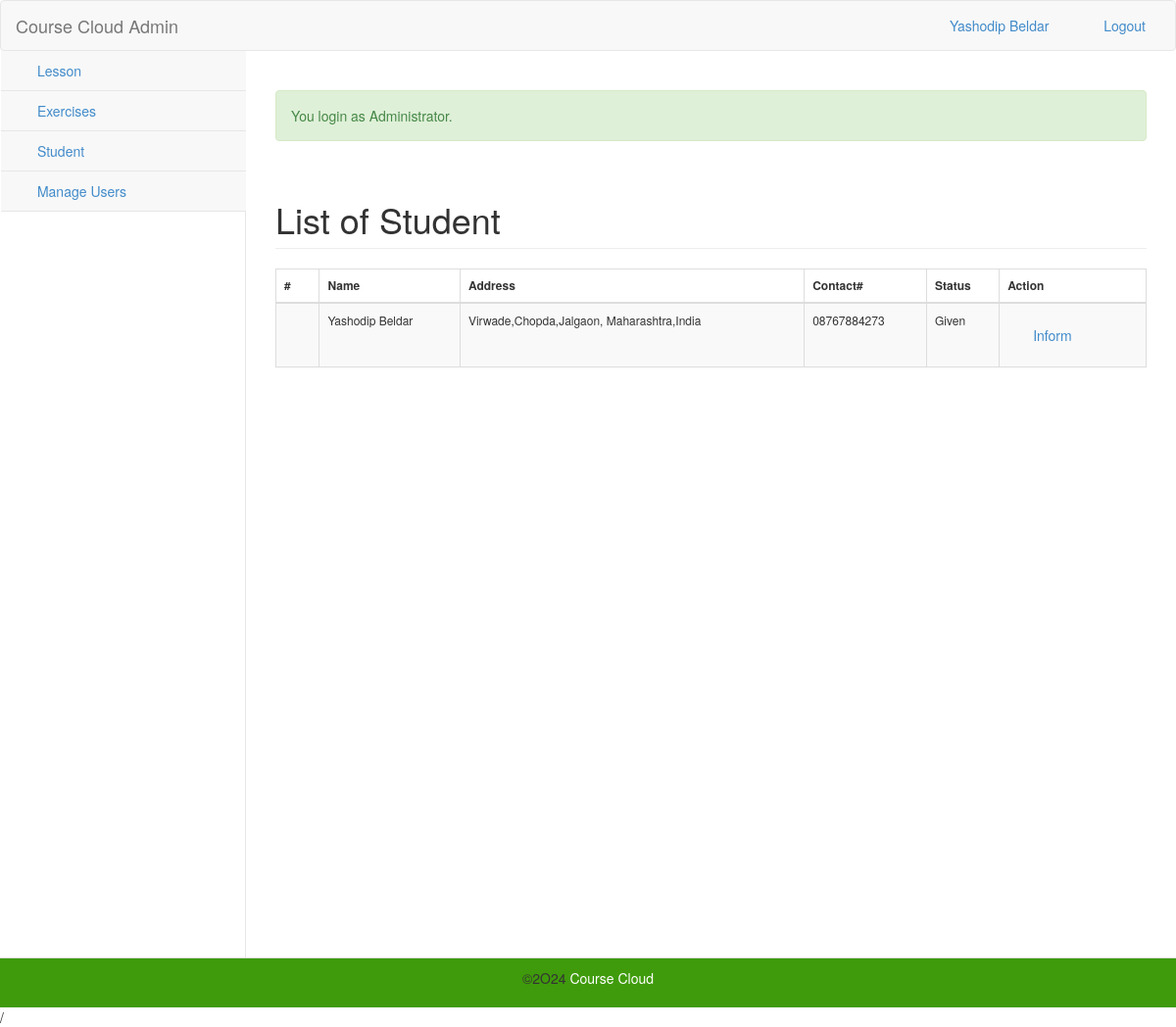
/admin/modules/modstudent/index.php (signed in), run on the app's committed database.
### tables this page shows
CREATE TABLE `tblstudent` (
  `StudentID` int(11) NOT NULL,
  `Fname` varchar(90) NOT NULL,
  `Lname` varchar(90) NOT NULL,
  `Address` varchar(90) NOT NULL,
  `MobileNo` varchar(90) NOT NULL,
  `email` varchar(245) NOT NULL DEFAULT 'tushar735053@gmail.com',
  `STUDUSERNAME` varchar(90) NOT NULL,
  `STUDPASS` varchar(90) NOT NULL,
  `status` varchar(245) NOT NULL DEFAULT 'Not Given'
);

### admin/modules/modstudent/index.php (called while the page is built, shortened)
<?php
require_once("../../navigation/navigations.php");
?>

### include/database.php (called while the page is built, shortened)
<?php
class Database {
    var $sql_string = '';
    private $conn;
    public function open_connection() {
        $this->conn = mysqli_connect(server, user, pass);
        if (!$this->conn) {
            echo "Problem in database connection! Contact administrator!";
            exit();
        } else {
            $db_select = mysqli_select_db($this->conn, database_name);
        }
    }
    function setQuery($sql = '') {
        $this->sql_string = $sql;
    }
    function executeQuery() {
        $result = mysqli_query($this->conn, $this->sql_string);
        return $result;
    }
    private function confirm_query($result) {
        return $result;
    }
    function loadResultList($key = '') {
        $cur = $this->executeQuery();
        $array = array();
        while ($row = mysqli_fetch_object($cur)) {
            if ($key) {
                $array[$row->$key] = $row;
            } else {
                $array[] = $row;
            }
        }
        return $array;
    }
}
$mydb = new Database();

### admin/modules/modstudent/list.php (the view, shortened to what this page needs)
<div class="row">
    <div class="col-lg-12">
          <h1 class="page-header">List of Student</h1>
     		</div>
 		 </div>
	    <form action="controller.php?action=delete" Method="POST">
		<table id="example"  class="table table-striped table-bordered table-hover" cellspacing="0" style="font-size:12px" >
		  <thead>
		  	<tr>
		  		<th>#</th>
		  		  <th>Name</th>
		  		  <th>Address</th>
					<th>Contact#</th>
		  		  <th>Status</th>
		  		  <th>Action</th>
		  	</tr>
		  </thead>
	  <tbody>
		  	<?php
		  		$query = "SELECT * FROM `tblstudent`";
		  		$mydb->setQuery($query);
		  		$cur = $mydb->loadResultList();
				foreach ($cur as $result) {
		  		echo '<tr>';
		  		echo '<td width="5%" align="center"></td>';
		  		echo '<td>'. $result->Fname.' ' . $result->Lname .'</td>';
		  		echo '<td>'.$result->Address. '</td>';
		  		echo '<td>'. $result->MobileNo.'</td>';
		  		echo '<td>'. $result->status.'</td>';
		  		echo '<td><span class="btn btn-warming"><a class="btn" href="inform.php?aid='. $result->StudentID.'">Inform</a></span></td>';
		  		echo '</tr>';
		  	}
		  	?>
		  </tbody>
		</table>
		</form>

### admin/modules/modstudent/list.php (style rules this page uses)
#example { white-space: nowrap; }

### data on the page
tblstudent: Fname "Yashodip", Lname "Beldar", Address "Virwade,Chopda,Jalgaon, Maharashtra,India", MobileNo "08767884273", status "Given"

### other printed values
$_SESSION['NAME'] "Yashodip Beldar"
$_SESSION['message'] "You login as Administrator."
